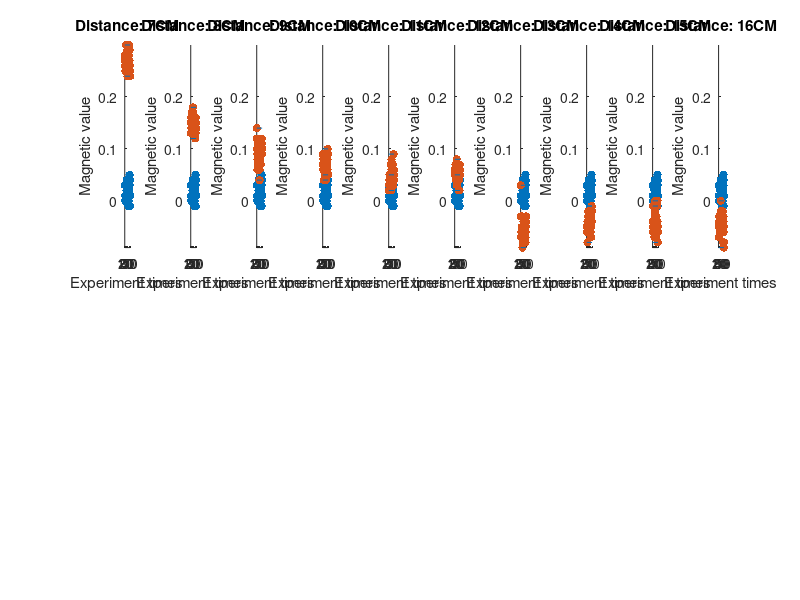

MATLAB code to generate this figure: (Note: this script raises an error after producing the figure.)
% 磁性物质平行于坐标轴 Magnetic substances parallel to the coordinate axis
% car towards 280W
clc
clear


% 环境中未放入磁性物质 No magnetic substances are placed in the environment
N0x= [0.03 0.03 0.01 -0.00 0.01 -0.00 -0.00 0.01 0.03 0.00 0.01 0.00 0.03 0.01 0.03 0.02 0.02 0.04 0.03 0.01 0.01 0.03 0.02 0.02 0.04 0.02 0.01 0.02 0.02 0.02 0.03 -0.01 -0.01 0.00 0.02 0.02 0.00 -0.01 0.02 0.01 0.02 0.04 0.01 0.04 0.05 0.03 -0.01 0.04 0.01 0.01 ]; 
N0y= [0.04 0.04 0.04 0.03 0.02 0.04 0.06 0.03 0.04 0.00 -0.01 0.02 0.01 -0.00 0.02 0.04 0.01 -0.01 0.01 -0.00 -0.00 -0.00 -0.00 0.02 0.02 0.02 0.00 -0.01 0.00 0.02 0.01 0.04 0.01 0.01 0.03 0.04 0.02 0.03 0.01 0.03 0.01 0.01 -0.03 -0.01 0.01 0.01 0.00 0.02 0.02 0.03 ]; 
N0z= [0.03 0.05 0.08 -0.01 0.02 0.03 0.04 0.02 0.05 0.01 0.00 -0.00 0.04 0.01 0.02 0.05 0.05 0.01 -0.01 -0.00 0.00 0.00 -0.01 -0.01 -0.00 0.00 0.01 0.02 0.04 0.04 0.02 0.00 0.01 0.03 -0.03 0.02 0.05 -0.01 0.05 0.02 0.04 0.00 0.02 0.02 0.05 0.04 0.07 -0.00 0.02 0.04 ];

% 开始试验 start 
% 以小车中心为原点，由于小车自身长度以及测试材料的形状限制。
% Taking the center of the trolley as the origin
% Due to the limitation of the length of the trolley itself and the shape of the test material.

% 试验从7CM开始进行，每间隔1CM采集一次数据，共采集10组数据。
% The test starts at 7CM, collects data every 1CM, and collects 10 sets of data in total.


% 7CM
N1x= [0.28 0.27 0.26 0.27 0.25 0.26 0.26 0.27 0.27 0.27 0.28 0.30 0.28 0.30 0.28 0.25 0.26 0.26 0.25 0.26 0.26 0.28 0.29 0.28 0.24 0.26 0.28 0.27 0.27 0.24 0.24 0.28 0.28 0.27 0.28 0.28 0.27 0.28 0.30 0.24 0.29 0.26 0.26 0.27 0.27 0.29 0.26 0.25 0.24 0.24 ]; 
N1y= [0.13 0.14 0.15 0.14 0.14 0.12 0.14 0.15 0.14 0.14 0.15 0.13 0.15 0.11 0.10 0.12 0.14 0.11 0.16 0.12 0.13 0.13 0.12 0.14 0.13 0.15 0.13 0.12 0.14 0.13 0.12 0.12 0.12 0.13 0.14 0.16 0.17 0.14 0.15 0.15 0.14 0.15 0.14 0.13 0.14 0.11 0.12 0.10 0.12 0.12 ]; 
N1z= [0.44 0.43 0.41 0.42 0.41 0.44 0.43 0.46 0.45 0.43 0.38 0.35 0.42 0.43 0.45 0.39 0.43 0.43 0.40 0.41 0.45 0.43 0.40 0.43 0.45 0.42 0.44 0.44 0.44 0.45 0.46 0.45 0.42 0.44 0.48 0.47 0.44 0.41 0.42 0.42 0.42 0.43 0.41 0.37 0.44 0.42 0.40 0.42 0.42 0.42 ];

%8CM
N2x= [0.15 0.13 0.15 0.16 0.14 0.14 0.15 0.15 0.17 0.16 0.15 0.14 0.17 0.17 0.15 0.14 0.13 0.13 0.17 0.17 0.18 0.16 0.16 0.17 0.15 0.13 0.16 0.15 0.15 0.15 0.16 0.16 0.16 0.16 0.16 0.15 0.13 0.14 0.13 0.12 0.15 0.16 0.16 0.15 0.13 0.13 0.16 0.15 0.15 0.14 ]; 
N2y= [0.07 0.09 0.08 0.08 0.10 0.10 0.08 0.08 0.09 0.09 0.11 0.10 0.09 0.11 0.08 0.07 0.09 0.09 0.11 0.07 0.05 0.07 0.05 0.03 0.08 0.04 0.07 0.06 0.09 0.10 0.09 0.07 0.09 0.10 0.09 0.09 0.09 0.09 0.10 0.10 0.10 0.09 0.09 0.08 0.08 0.10 0.08 0.07 0.11 0.10 ]; 
N2z= [0.25 0.23 0.25 0.26 0.24 0.27 0.27 0.25 0.25 0.25 0.25 0.24 0.27 0.20 0.26 0.22 0.21 0.22 0.27 0.23 0.22 0.22 0.25 0.18 0.20 0.22 0.20 0.22 0.25 0.23 0.21 0.20 0.19 0.21 0.23 0.22 0.24 0.23 0.23 0.25 0.27 0.26 0.21 0.20 0.22 0.25 0.23 0.21 0.21 0.25 ];

%9CM
N3x= [0.14 0.12 0.10 0.10 0.09 0.06 0.08 0.08 0.07 0.07 0.10 0.11 0.10 0.10 0.11 0.09 0.06 0.07 0.10 0.09 0.08 0.08 0.08 0.07 0.04 0.04 0.06 0.07 0.07 0.08 0.09 0.10 0.08 0.09 0.10 0.10 0.07 0.11 0.11 0.10 0.12 0.11 0.11 0.11 0.12 0.12 0.11 0.11 0.09 0.10 ]; 
N3y= [0.04 0.06 0.07 0.05 0.03 0.06 0.04 0.04 0.06 0.05 0.04 0.05 0.05 0.04 0.05 0.07 0.08 0.08 0.06 0.05 0.05 0.05 0.05 0.04 0.05 0.05 0.05 0.06 0.09 0.05 0.05 0.09 0.04 0.07 0.05 0.07 0.07 0.06 0.03 0.04 0.05 0.05 0.06 0.06 0.08 0.07 0.04 0.04 0.04 0.04 ]; 
N3z= [0.17 0.12 0.14 0.17 0.16 0.16 0.14 0.13 0.16 0.16 0.14 0.15 0.15 0.15 0.13 0.12 0.12 0.17 0.18 0.16 0.17 0.16 0.15 0.19 0.14 0.13 0.15 0.13 0.12 0.12 0.12 0.14 0.14 0.11 0.13 0.13 0.15 0.14 0.14 0.12 0.14 0.13 0.14 0.12 0.13 0.15 0.14 0.13 0.14 0.14 ]; 

%10CM
N4x= [0.09 0.07 0.09 0.09 0.06 0.08 0.08 0.07 0.09 0.04 0.04 0.08 0.09 0.08 0.04 0.07 0.08 0.07 0.07 0.06 0.05 0.06 0.04 0.05 0.05 0.04 0.04 0.04 0.04 0.05 0.07 0.08 0.08 0.07 0.06 0.07 0.06 0.08 0.07 0.07 0.06 0.06 0.09 0.08 0.06 0.10 0.05 0.09 0.09 0.05 ]; 
N4y= [0.01 0.03 -0.01 0.02 -0.00 -0.00 0.03 0.00 0.03 0.01 0.05 0.02 0.03 0.06 0.06 0.09 0.05 0.06 0.09 0.08 0.06 0.05 0.04 0.05 0.07 0.06 0.04 0.04 0.05 0.06 0.04 0.03 0.05 0.06 0.07 0.05 0.00 0.05 0.07 0.04 0.04 0.01 0.03 0.00 0.03 0.04 0.02 0.04 0.06 0.05 ]; 
N4z= [0.08 0.07 0.11 0.10 0.06 0.07 0.07 0.07 0.10 0.08 0.10 0.08 0.08 0.12 0.06 0.08 0.11 0.11 0.11 0.14 0.14 0.11 0.11 0.09 0.05 0.06 0.06 0.06 0.08 0.07 0.06 0.07 0.06 0.07 0.11 0.05 0.05 0.06 0.04 0.03 0.04 0.08 0.08 0.10 0.07 0.03 0.05 0.06 0.08 0.07 ];

%11CM
N5x= [0.02 0.02 0.03 0.03 0.03 0.03 0.04 0.05 0.04 0.04 0.05 0.03 0.03 0.04 0.04 0.05 0.04 0.03 0.07 0.04 0.02 0.03 0.02 0.05 0.04 0.08 0.06 0.05 0.05 0.04 0.05 0.07 0.06 0.05 0.06 0.06 0.05 0.06 0.07 0.06 0.05 0.03 0.03 0.05 0.05 0.09 0.05 0.05 0.06 0.04 ]; 
N5y= [0.04 0.03 0.01 0.02 0.02 0.03 0.04 0.05 0.04 0.02 0.02 0.04 0.01 0.01 0.03 0.06 0.07 0.02 0.03 0.04 0.04 0.04 0.07 0.05 0.03 0.05 0.07 0.06 0.05 0.04 0.04 0.04 0.05 0.05 0.03 0.03 0.03 0.03 0.03 0.03 0.02 0.02 0.02 0.04 0.05 0.06 0.05 0.04 0.00 0.06 ]; 
N5z= [0.03 -0.01 0.02 0.02 0.00 0.02 0.04 0.04 0.02 0.05 0.08 0.04 0.02 0.09 0.04 0.04 0.02 0.05 0.04 0.09 0.03 0.07 0.02 0.12 0.08 0.05 0.07 0.07 0.06 0.10 0.07 0.04 0.07 0.10 0.09 0.06 0.08 0.07 0.05 0.04 0.06 0.08 0.07 0.06 0.08 0.04 0.13 0.07 0.06 0.07 ];

%12CM
N6x= [0.05 0.06 0.05 0.06 0.06 0.05 0.05 0.05 0.07 0.06 0.06 0.07 0.04 0.06 0.06 0.06 0.07 0.06 0.08 0.04 0.03 0.04 0.07 0.07 0.07 0.06 0.06 0.04 0.05 0.05 0.06 0.06 0.07 0.06 0.04 0.05 0.05 0.05 0.04 0.02 0.02 0.05 0.02 0.06 0.02 0.06 0.07 0.05 0.06 0.05 ]; 
N6y= [0.02 0.01 0.02 0.02 0.00 -0.00 -0.02 -0.02 -0.00 0.02 0.00 0.01 0.00 -0.05 -0.02 -0.02 -0.01 -0.04 -0.04 -0.02 -0.01 0.01 -0.00 -0.02 -0.04 -0.03 0.00 0.02 -0.00 -0.01 0.01 0.01 0.01 0.01 0.00 -0.00 -0.01 -0.01 -0.02 -0.03 -0.01 -0.03 -0.02 0.01 -0.05 -0.01 -0.00 -0.00 -0.00 -0.02 ]; 
N6z= [0.07 0.07 0.05 0.07 0.10 0.08 0.10 0.05 0.12 0.11 0.13 0.07 0.07 0.08 0.05 0.14 0.13 0.06 0.07 0.06 0.11 0.09 0.11 0.12 0.11 0.09 0.08 0.07 0.08 0.10 0.09 0.07 0.08 0.05 0.06 0.10 0.10 0.12 0.13 0.12 0.13 0.13 0.07 0.11 0.08 0.09 0.09 0.09 0.07 0.06 ];

%13CM
N7x= [0.03 0.03 -0.03 -0.07 -0.07 -0.07 -0.06 -0.06 -0.07 -0.07 -0.05 -0.03 -0.06 -0.05 -0.05 -0.09 -0.09 -0.07 -0.06 -0.08 -0.08 -0.07 -0.05 -0.07 -0.06 -0.04 -0.06 -0.04 -0.04 -0.06 -0.05 -0.05 -0.07 -0.06 -0.05 -0.06 -0.06 -0.05 -0.06 -0.07 -0.05 -0.04 -0.04 -0.04 -0.07 -0.08 -0.06 -0.05 -0.04 -0.03 ]; 
N7y= [-0.01 -0.02 0.00 0.05 0.07 0.06 0.05 0.06 0.07 0.07 0.09 0.09 0.09 0.08 0.06 0.09 0.08 0.07 0.05 0.03 0.10 0.10 0.13 0.09 0.08 0.11 0.07 0.10 0.06 0.13 0.10 0.09 0.06 0.05 0.08 0.10 0.10 0.07 0.07 0.10 0.10 0.09 0.08 0.09 0.10 0.09 0.09 0.10 0.10 0.10 ]; 
N7z= [0.07 0.07 0.04 -0.00 -0.02 -0.04 -0.05 -0.05 -0.04 -0.02 -0.01 -0.03 -0.07 -0.06 -0.05 -0.00 -0.03 -0.02 -0.03 -0.04 0.00 -0.02 -0.00 -0.02 -0.03 -0.04 -0.02 -0.03 -0.02 -0.01 -0.02 -0.01 -0.04 -0.07 -0.06 -0.05 -0.05 -0.06 -0.03 0.00 -0.03 -0.02 -0.02 -0.01 -0.02 -0.03 -0.04 -0.04 -0.03 0.02 ];

%14CM
N8x= [-0.05 -0.06 -0.06 -0.05 -0.06 -0.05 -0.08 -0.04 -0.04 -0.05 -0.04 -0.05 -0.04 -0.02 -0.03 -0.06 -0.06 -0.04 -0.03 -0.02 -0.02 -0.04 -0.04 -0.03 -0.03 -0.04 -0.03 -0.02 -0.03 -0.04 -0.03 -0.04 -0.04 -0.03 -0.05 -0.06 -0.03 -0.05 -0.04 -0.02 -0.03 -0.07 -0.05 -0.05 -0.04 -0.01 -0.04 -0.01 -0.02 -0.02 ]; 
N8y= [0.09 0.12 0.06 0.04 0.08 0.10 0.06 0.08 0.07 0.08 0.08 0.07 0.06 0.08 0.10 0.07 0.07 0.08 0.06 0.06 0.07 0.06 0.06 0.08 0.09 0.06 0.05 0.07 0.09 0.09 0.08 0.09 0.07 0.07 0.03 0.06 0.07 0.10 0.08 0.07 0.06 0.07 0.09 0.07 0.07 0.09 0.07 0.08 0.09 0.10 ]; 
N8z= [0.01 -0.02 -0.01 0.02 -0.05 -0.06 -0.06 -0.04 -0.05 -0.10 -0.07 -0.02 -0.07 -0.09 -0.06 -0.08 -0.07 -0.07 -0.08 -0.06 -0.05 -0.06 -0.06 -0.08 -0.06 -0.03 -0.03 -0.04 -0.05 -0.04 -0.05 -0.05 -0.01 -0.01 0.00 -0.03 -0.02 -0.07 -0.08 -0.04 -0.06 -0.04 0.00 -0.08 -0.05 -0.07 0.00 0.00 -0.05 -0.06 ];

%15CM
N9x= [-0.04 -0.04 -0.06 -0.05 -0.01 -0.01 -0.04 -0.05 -0.05 -0.04 -0.06 -0.04 -0.05 -0.05 -0.06 -0.07 -0.06 -0.06 -0.02 -0.02 -0.05 -0.03 -0.04 0.00 -0.04 -0.04 -0.04 -0.04 -0.04 -0.05 -0.06 -0.07 -0.07 -0.04 -0.03 -0.05 -0.04 -0.05 -0.05 -0.06 -0.06 -0.05 -0.05 -0.01 -0.00 -0.04 -0.05 -0.05 -0.08 -0.06 ]; 
N9y= [0.08 0.09 0.10 0.09 0.09 0.08 0.08 0.08 0.10 0.10 0.11 0.10 0.12 0.10 0.09 0.10 0.07 0.07 0.06 0.12 0.07 0.07 0.09 0.12 0.11 0.10 0.10 0.11 0.11 0.12 0.11 0.08 0.08 0.09 0.10 0.09 0.08 0.10 0.11 0.10 0.10 0.10 0.08 0.07 0.06 0.11 0.11 0.10 0.10 0.06 ]; 
N9z= [-0.05 -0.03 -0.03 -0.04 -0.06 -0.05 -0.04 -0.04 -0.02 -0.01 -0.05 -0.06 -0.08 -0.03 -0.03 -0.03 -0.03 -0.04 -0.03 -0.05 -0.03 -0.05 -0.03 -0.09 -0.09 -0.00 -0.02 -0.05 -0.02 0.00 -0.01 -0.04 -0.05 -0.06 -0.06 -0.04 -0.05 -0.07 -0.08 -0.06 -0.04 -0.02 -0.01 -0.03 0.01 -0.04 -0.08 0.04 -0.01 -0.08 ];

%16CM
N10x= [-0.05 -0.07 -0.05 -0.04 -0.03 -0.04 -0.04 -0.05 -0.05 -0.05 -0.06 -0.04 -0.05 -0.05 -0.03 -0.06 -0.03 -0.06 -0.00 -0.06 -0.02 -0.03 -0.03 -0.04 -0.04 -0.03 -0.04 -0.05 -0.03 -0.02 -0.04 -0.06 -0.06 -0.06 -0.05 -0.03 -0.04 -0.05 -0.02 -0.04 -0.05 -0.03 -0.08 -0.06 -0.03 -0.04 -0.06 -0.05 -0.09 -0.08 ]; 
N10y= [0.08 0.08 0.06 0.04 0.06 0.06 0.08 0.06 0.09 0.08 0.06 0.08 0.08 0.04 0.07 0.05 0.11 0.11 0.11 0.08 0.11 0.10 0.07 0.05 0.08 0.09 0.10 0.10 0.08 0.06 0.08 0.10 0.10 0.07 0.08 0.09 0.09 0.09 0.06 0.07 0.07 0.07 0.08 0.11 0.11 0.10 0.08 0.08 0.09 0.10 ]; 
N10z= [-0.01 -0.03 -0.01 -0.02 -0.02 -0.01 -0.03 -0.10 -0.08 -0.06 -0.08 -0.08 -0.07 -0.11 -0.07 -0.05 -0.06 -0.08 -0.04 -0.06 -0.05 -0.07 -0.06 -0.06 -0.04 -0.04 -0.06 -0.07 -0.07 -0.09 -0.08 -0.05 -0.06 -0.08 -0.08 -0.06 -0.07 -0.05 -0.08 -0.07 -0.02 -0.07 -0.05 0.01 -0.02 0.01 0.00 -0.02 -0.03 -0.04 ];

% 实验结束后，从环境中移走磁性物质，再次测量此时的环境磁强度
% After the experiment, remove the magnetic substance from the environment,
% and measure the magnetic strength value of the environment at this time again.

N11x= [0.00 -0.01 -0.00 0.01 0.04 0.06 0.07 0.06 0.06 0.05 0.05 0.07 0.06 0.06 0.06 0.06 0.05 0.06 0.05 0.05 0.06 0.07 0.07 0.06 0.07 0.07 0.09 0.07 0.06 0.08 0.03 0.05 0.06 0.05 0.06 0.07 0.07 0.08 0.06 0.05 0.06 0.05 0.05 0.07 0.08 0.07 0.06 0.06 0.06 0.05 ]; 
N11y= [0.08 0.09 0.06 0.01 0.00 0.01 0.02 0.02 0.03 0.04 0.02 0.02 0.01 0.01 0.01 0.01 0.03 0.03 0.02 0.02 0.00 0.02 0.02 -0.00 -0.01 0.03 0.00 -0.02 0.02 -0.02 0.01 0.00 0.02 0.01 -0.02 0.02 0.02 -0.02 0.03 0.03 0.03 0.02 0.00 0.00 0.01 0.01 0.02 0.04 0.04 0.03 ]; 
N11z= [-0.07 -0.05 -0.02 -0.07 -0.02 0.00 -0.02 -0.03 -0.01 -0.04 -0.03 0.00 -0.00 -0.04 -0.05 -0.02 -0.03 -0.05 -0.04 -0.02 -0.03 -0.05 -0.05 -0.04 -0.04 -0.06 -0.02 -0.01 -0.05 0.02 -0.04 -0.01 -0.03 0.00 -0.01 0.00 -0.01 0.02 0.02 0.01 0.01 0.04 0.03 0.02 0.02 0.02 0.02 0.01 0.02 0.03 ];


% 将数据整合到一个数组，便于之后进行图像处理
% Combine the data into an array for later image processing

x = [N1x,N2x,N3x,N4x,N5x,N6x,N7x,N8x,N9x,N10x,N0x]; % The result with environment magnetic strength before experiment
x1 = [N1x,N2x,N3x,N4x,N5x,N6x,N7x,N8x,N9x,N10x,N11x]; % The result with environment magnetic strength after experiment
x2 = [N11x,N0x]; % Environment magnetic strength between before the experiment and after the experiment

t = 1:1:50;

% 放置磁性物质前的数据结果
% The result with environment magnetic strength before experiment

i = 1:1:10;
figure(1)

for xi = i

%subplot(2,5,xi)
subplot(2,10,xi)



l1 = scatter(t,N0x,'red','filled'); % The environment magnetic strength

hold on

% 读实验值
% read the experiments result

temp_value = x(1,1+(xi-1)*50:xi*50);

l2 = scatter(t,temp_value,'green','filled'); %Experiment value


axis([0 50 min(x) max(x)])%指定坐标轴范围 set the boundary of figure

xlabel('Experiment times')
ylabel('Magnetic value')

line([1,50],[max(N0x),max(N0x)],'linestyle','--')
line([1,50],[min(N0x),min(N0x)],'linestyle','--')

line([1,50],[max(temp_value),max(temp_value)])
line([1,50],[min(temp_value),min(temp_value)])

title(['Distance: ',num2str(xi+6),'CM'])
hold off


i = i +1;
if i == 10
    break 
end

end

legend([l1;l2],'Environment value','Experiment value','Orientation','horizontal','location',[0.15,0.04,0.74,0]);

% The result with environment magnetic strength after experiment
i = 1:1:10;

for xi = i

%subplot(2,5,xi)
subplot(2,10,xi+10)



l1 = scatter(t,N11x,'red'); % The environment magnetic strength 

hold on

temp_value = x(1,1+(xi-1)*50:xi*50);

l2 = scatter(t,temp_value,'green'); 


axis([0 50 min(x1) max(x1)])

xlabel('Experiment times')
ylabel('Magnetic value')

line([1,50],[max(N11x),max(N11x)],'linestyle','--')
line([1,50],[min(N11x),min(N11x)],'linestyle','--')

line([1,50],[max(temp_value),max(temp_value)])
line([1,50],[min(temp_value),min(temp_value)])

title(['Distance: ',num2str(xi+6),'CM'])
hold off


i = i +1;
if i == 10
    break 
end

end

legend([l1;l2],'Environment value','Experiment value','Orientation','horizontal','location',[0.15,0.04,0.74,0]);

title_name = 'The result with environment magnetic strength before(●)and after(○) parallel experiment ';
sgtitle(title_name);


